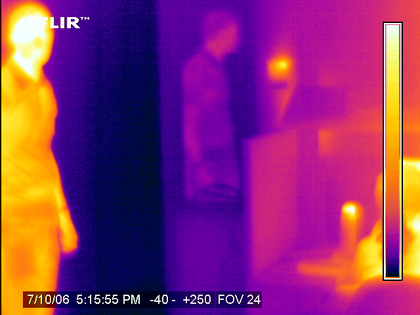
%> input picture ch3/snapshot.bmp, 420 x 315 px, shrunk from 640 x 480 before the run
$ octave FiltreGabor.m   (GNU Octave 9; MATLAB toolbox functions it lacks are replaced by stand-ins)
%> lines starting %> are read from the running program, lines starting %| are printed output that depends on the picture
%Filtre Gabor.

a=imread('snapshot.bmp');
%> a is the input picture: size 315x420x3 uint8; mean R, G, B 138.2, 48, 109.4
a=rgb2gray(a);
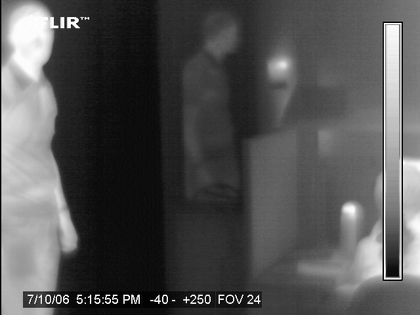
%> a: size 315x420 uint8; min 0, max 255, mean 82
figure(1)
imshow(a)
pause
% Construction du filtre Gabor

for i=-2:2
    for j=-2:2
        Gab(i+3,j+3)=exp(-(i^2+j^2)/(2*8))*cos(3*i+3*j);
    end
end
figure(2)
mesh(Gab)
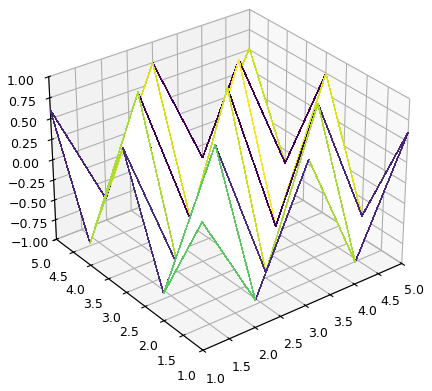
%> figure redrawn from the program's plot data

c=conv2(Gab,double(a));
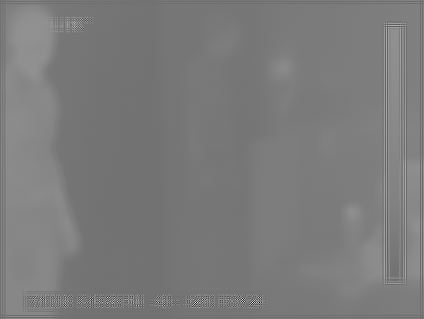
%> c: size 319x424 double; min -362.8, max 454.2, mean 32.4; drawn with min black and max white
figure(3);
imshow(uint8(round(abs(c))));
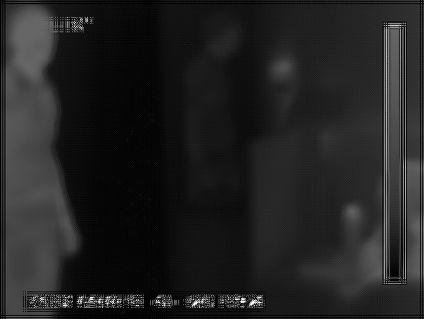
%> displayed picture: size 319x424, on the screen's scale of 0 to 255; min 0, max 255, mean 34.1
